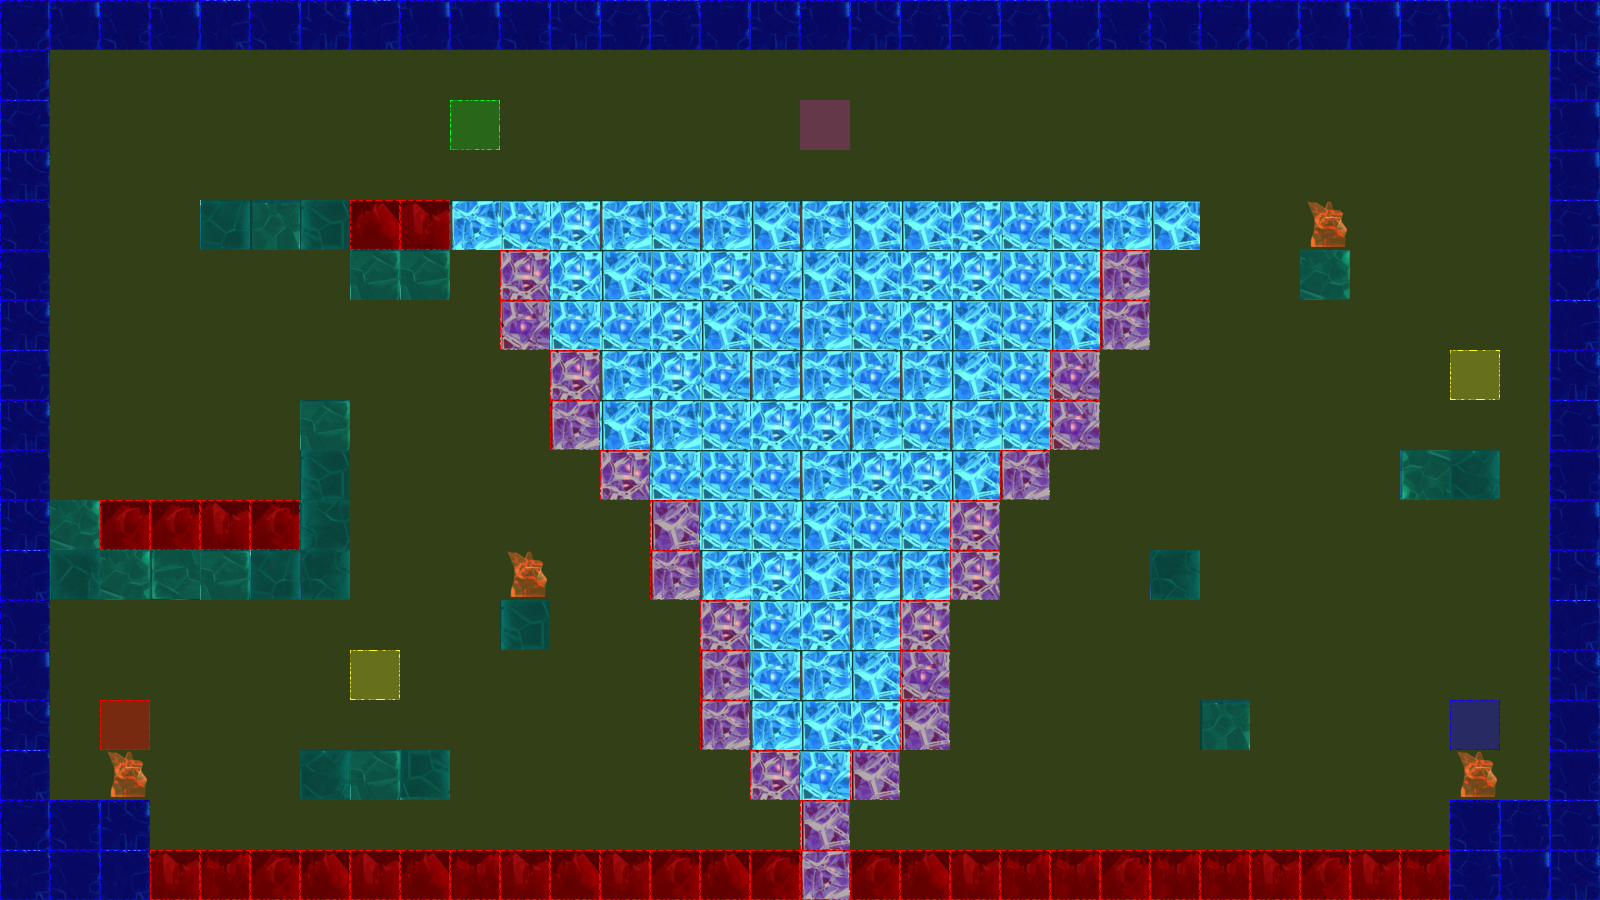

This is a level from a 2D game, rendered from its Tiled map with the project's own tilesets. A one-line summary and the map file follow, with tile-layer data summarised:
An orthogonal 32x18 tile map with 50x50 px tiles, 3 tile layers (terrain, collision, event), 2 tilesets.

<map version="1.0" orientation="orthogonal" renderorder="left-up" width="32" height="18" tilewidth="50" tileheight="50" nextobjectid="3">
 <tileset firstgid="1" name="frozenPlainsTile" tilewidth="50" tileheight="50" tilecount="50" columns="10">
  <image source="tiles/iceTile.png" width="500" height="251" />
 </tileset>
 <tileset firstgid="51" name="collisionTile" tilewidth="50" tileheight="50" tilecount="12" columns="3">
  <image source="tiles/collisionTile.png" width="150" height="200" />
 </tileset>
 <layer name="terrain" width="32" height="18">
  <data>[576 cells, 239 non-empty, 27 distinct tile ids]</data>
 </layer>
 <layer name="collision" width="32" height="18">
  <data>[576 cells, 576 non-empty, 4 distinct tile ids]</data>
 </layer>
 <layer name="event" width="32" height="18">
  <data>[576 cells, 6 non-empty, 5 distinct tile ids]</data>
 </layer>
</map>
